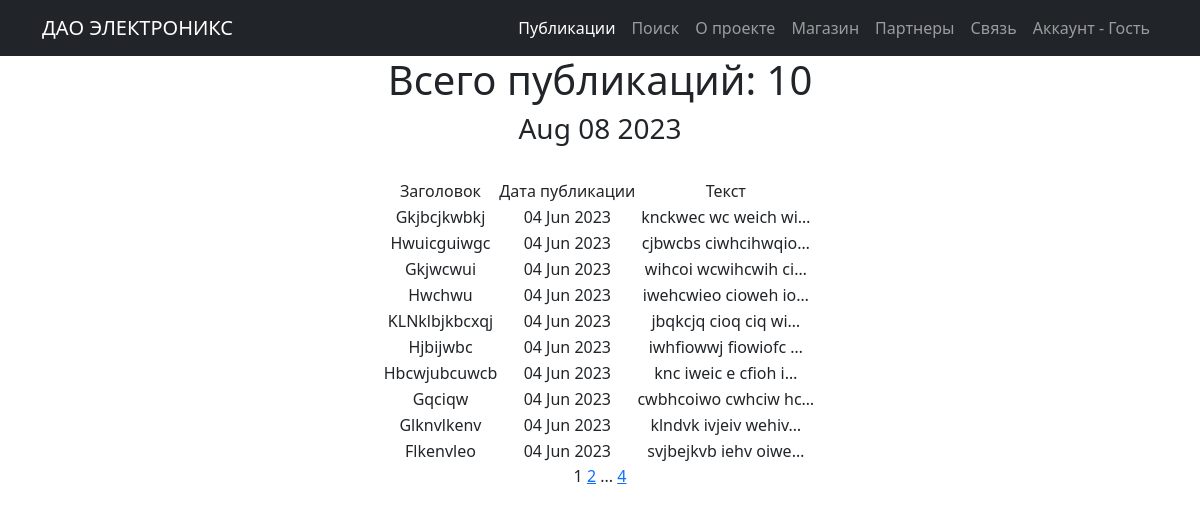
The app's page /, older data.
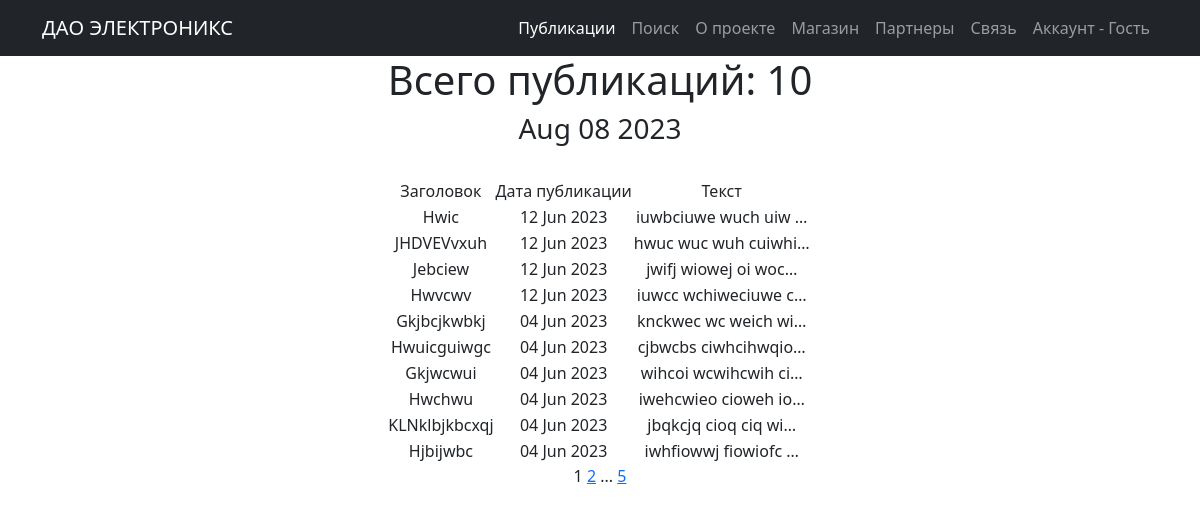
The same page, newer data.
### posts/models.py (models this page shows, shortened)
class Post(models.Model):
    type = models.CharField(max_length=2, choices=CATEGORY_CHOICES, default=ARTICLE)
    add_time = models.DateTimeField(auto_now_add=True)
    title = models.CharField(max_length=255)
    text = models.TextField()
    rating = models.IntegerField(default=0)
    author = models.ForeignKey(Author, on_delete=models.CASCADE)
    category = models.ManyToManyField(Category, through='PostCategory')

### posts/views.py (the view)
# urls.py: path('', cache_page(60*1)(PostsList.as_view()), name='posts_list'),
class PostsList(ListView):
    model = Post
    ordering = '-add_time'
    template_name = 'posts_list.html'
    context_object_name = 'posts_list'
    paginate_by = 10
    def get_queryset(self):
        queryset = super().get_queryset()
        self.filterset = PostFilter(self.request.GET, queryset)
        return self.filterset.qs
    def get_context_data(self, **kwargs):
        context = super().get_context_data(**kwargs)
        context['filterset'] = self.filterset
        return context

### posts/templatetags/custom_filters.py (called while the page is built)
@register.filter()
def censor(value):
    for item in bad_words:
        if item in value:
            return value.replace(item, new_word(item))
        else:
            return value

### posts/templatetags/custom_tags.py (called while the page is built)
@register.simple_tag()
def current_time(format_string='%b %d %Y'):
    return datetime.utcnow().strftime(format_string)

### templates/posts_list.html (shortened to what this page needs)
{% extends 'flatpages/default.html' %}
{% load custom_filters %}
{% load custom_tags %}
{% block content %}
{% if posts_list %}
    <h1> Всего публикаций: {{ posts_list|length }} </h1>
    <h3>{% current_time '%b %d %Y' %}</h3>
    <br>
    <table align="center">
               <tr>
                   <td>Заголовок</td>
                   <td>Дата публикации</td>
                   <td>Текст</td>
               </tr>
        {% for posts in posts_list %}
               <tr>
                   <td>{{ posts.title|censor }}</td>
                   <td>{{ posts.add_time|date:"d M Y" }}</td>
                   <td>{{ posts.text|truncatechars:20|censor }}</td>
                   <td>
                </td>
               </tr>
        {% endfor %}
    </table>
{% else %}
    <h2>Публикаций нет!</h2>
{% endif %}
   {{ page_obj.number }}
   {% if page_obj.has_next %}
       <a href="?page={{ page_obj.next_page_number }}">{{ page_obj.next_page_number }}</a>
       {% if paginator.num_pages != page_obj.next_page_number %}
           ...
           <a href="?page={{ page_obj.paginator.num_pages }}">{{ page_obj.paginator.num_pages }}</a>
       {% endif %}
   {% endif %}
{% endblock content %}

Row changes from the older to the newer data that the page shows:
no longer on this page (row unchanged): Post: title|censor "Hbcwjubcuwcb", add_time "04 Jun 2023", text|censor "knc iweic e cfioh i…"
no longer on this page (row unchanged): Post: title|censor "Gqciqw", add_time "04 Jun 2023", text|censor "cwbhcoiwo cwhciw hc…"
no longer on this page (row unchanged): Post: title|censor "Glknvlkenv", add_time "04 Jun 2023", text|censor "klndvk ivjeiv wehiv…"
no longer on this page (row unchanged): Post: title|censor "Flkenvleo", add_time "04 Jun 2023", text|censor "svjbejkvb iehv oiwe…"
added Post: title|censor "Hwic", add_time "12 Jun 2023", text|censor "iuwbciuwe wuch uiw …"
added Post: title|censor "JHDVEVvxuh", add_time "12 Jun 2023", text|censor "hwuc wuc wuh cuiwhi…"
added Post: title|censor "Jebciew", add_time "12 Jun 2023", text|censor "jwifj wiowej oi woc…"
added Post: title|censor "Hwvcwv", add_time "12 Jun 2023", text|censor "iuwcc wchiweciuwe c…"
Text that changed along with them:
{{ page_obj.paginator.num_pages }}: "4" → "5"
